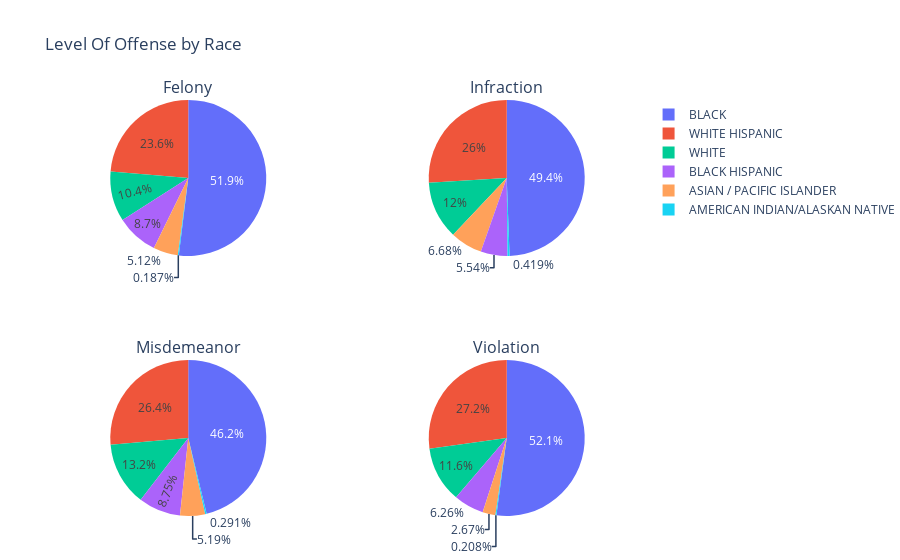

Notebook cell for this chart:
### Code cell
specs = [[{'type':'domain'}, {'type':'domain'}],
          [{'type':'domain'}, {'type':'domain'}]]

fig = make_subplots(rows=2, cols=2, 
                    specs=specs,
                    subplot_titles=['Felony', 'Infraction','Misdemeanor','Violation'])

fig.add_trace(go.Pie(labels=race, 
                     values=data_y[:6],
                     name="F"), 1, 1)

fig.add_trace(go.Pie(labels=race,
                     values=data_y[6:12], 
                     name="I"), 1, 2)

fig.add_trace(go.Pie(labels=race, 
                     values=data_y[12:18],
                     name="M"), 2, 1)

fig.add_trace(go.Pie(labels=race,
                     values=data_y[18:], 
                     name="V"), 2, 2)

fig.update_layout(title_text='Level Of Offense by Race',
                  margin=dict(b=0, l=0, r=0))
fig.show()

### Figure 1 — Plotly figure (JSON) as saved in the notebook; plotly's stock layout.template omitted (floating-point values rounded to 4 significant figures)
{"data": [{"domain": {"x": [0, 0.45], "y": [0.625, 1]}, "labels": ["AMERICAN INDIAN/ALASKAN NATIVE", "ASIAN / PACIFIC ISLANDER", "BLACK", "BLACK HISPANIC", "WHITE", "WHITE HISPANIC"], "name": "F", "type": "pie", "values": [638, 17439, 176821, 29606, 35391, 80496]}, {"domain": {"x": [0.55, 1], "y": [0.625, 1]}, "labels": ["AMERICAN INDIAN/ALASKAN NATIVE", "ASIAN / PACIFIC ISLANDER", "BLACK", "BLACK HISPANIC", "WHITE", "WHITE HISPANIC"], "name": "I", "type": "pie", "values": [18, 287, 2122, 238, 514, 1115]}, {"domain": {"x": [0, 0.45], "y": [0, 0.375]}, "labels": ["AMERICAN INDIAN/ALASKAN NATIVE", "ASIAN / PACIFIC ISLANDER", "BLACK", "BLACK HISPANIC", "WHITE", "WHITE HISPANIC"], "name": "M", "type": "pie", "values": [1996, 35585, 317184, 60023, 90337, 181137]}, {"domain": {"x": [0.55, 1], "y": [0, 0.375]}, "labels": ["AMERICAN INDIAN/ALASKAN NATIVE", "ASIAN / PACIFIC ISLANDER", "BLACK", "BLACK HISPANIC", "WHITE", "WHITE HISPANIC"], "name": "V", "type": "pie", "values": [75, 962, 18762, 2253, 4163, 9788]}], "layout": {"annotations": [{"font": {"size": 16}, "showarrow": false, "text": "Felony", "x": 0.225, "xanchor": "center", "xref": "paper", "y": 1, "yanchor": "bottom", "yref": "paper"}, {"font": {"size": 16}, "showarrow": false, "text": "Infraction", "x": 0.775, "xanchor": "center", "xref": "paper", "y": 1, "yanchor": "bottom", "yref": "paper"}, {"font": {"size": 16}, "showarrow": false, "text": "Misdemeanor", "x": 0.225, "xanchor": "center", "xref": "paper", "y": 0.375, "yanchor": "bottom", "yref": "paper"}, {"font": {"size": 16}, "showarrow": false, "text": "Violation", "x": 0.775, "xanchor": "center", "xref": "paper", "y": 0.375, "yanchor": "bottom", "yref": "paper"}], "margin": {"b": 0, "l": 0, "r": 0}, "title": {"text": "Level Of Offense by Race"}}}
